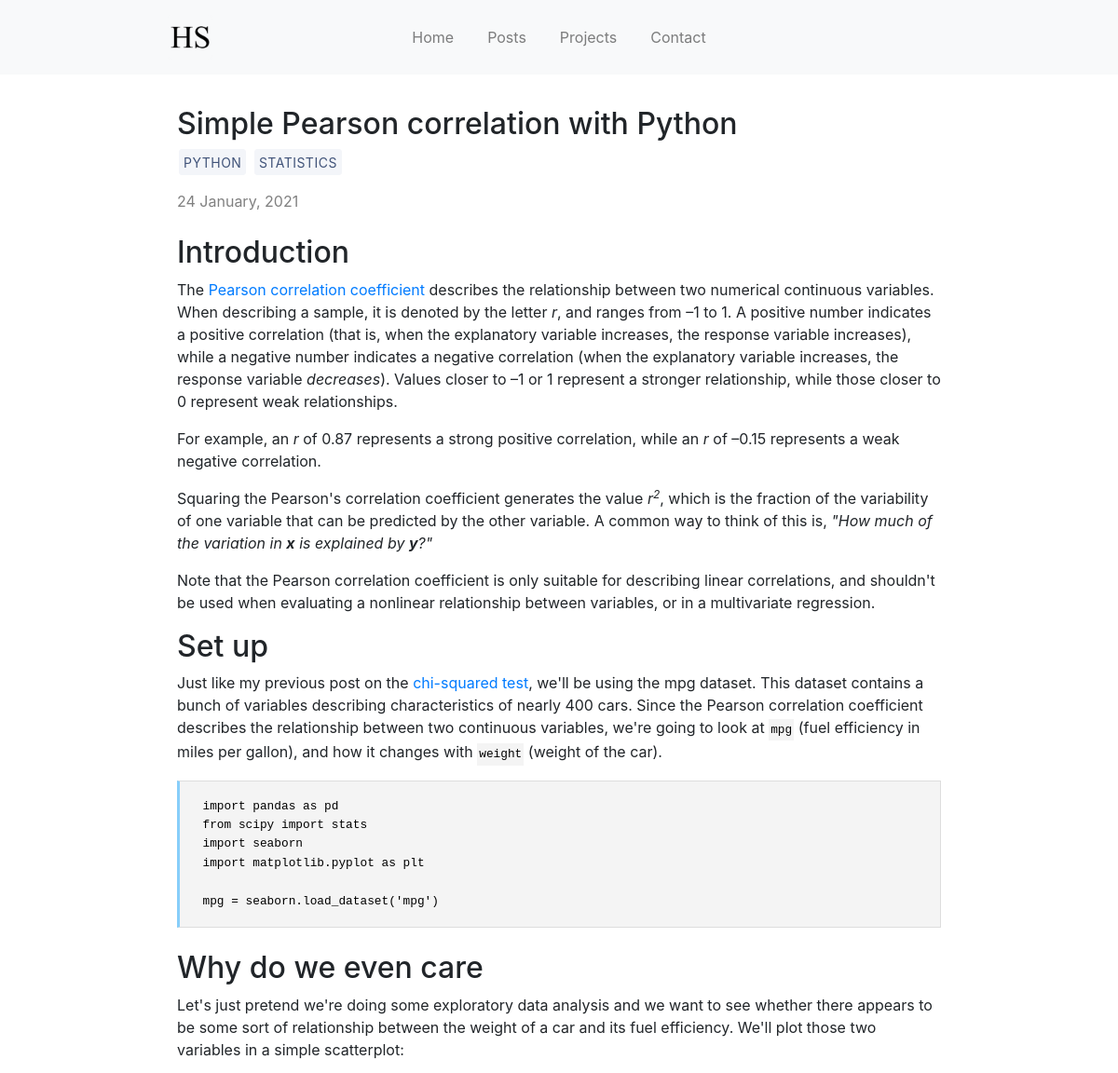
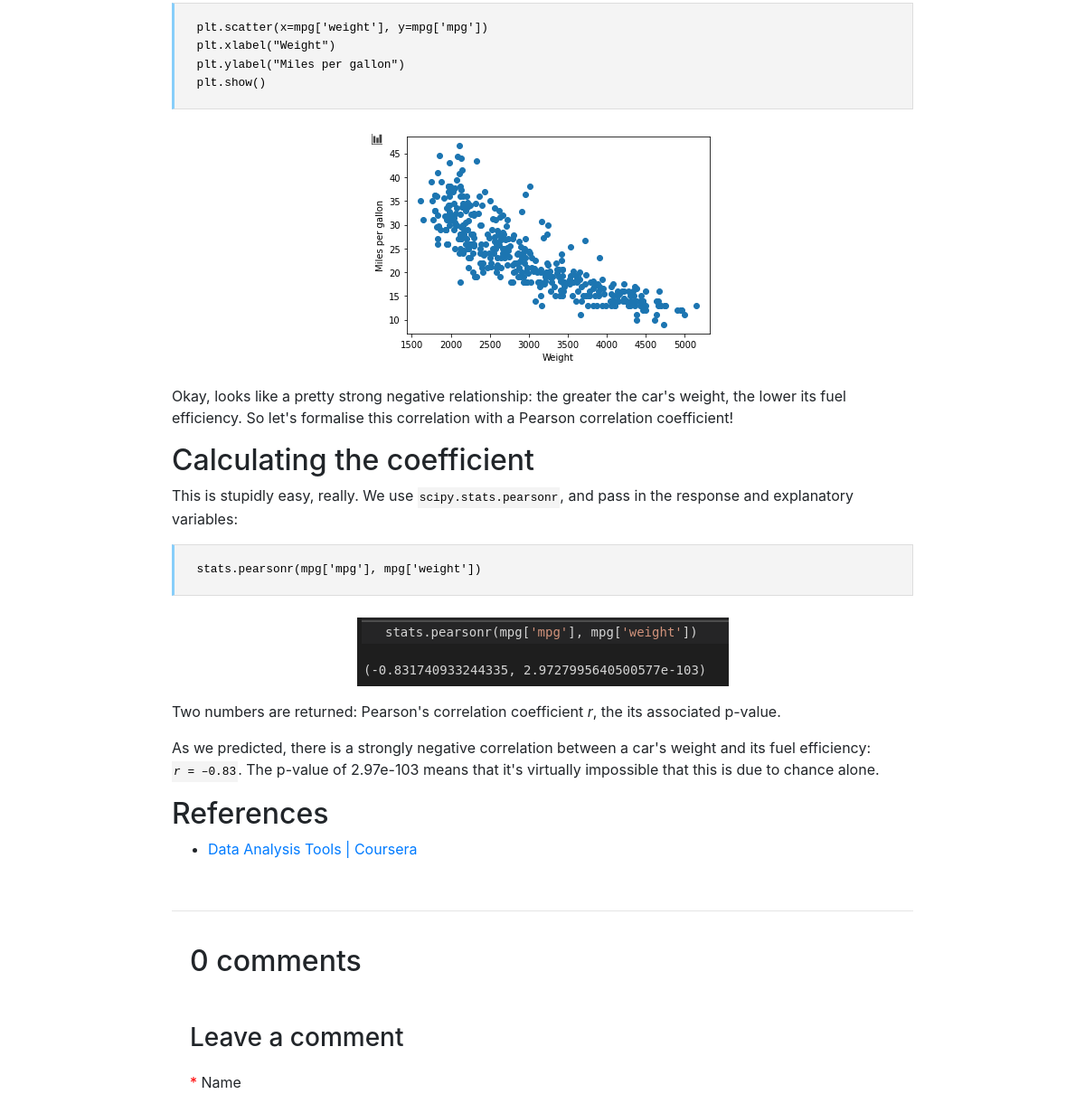
The page /posts/pearson-correlation-python/ (upper part) on the database as committed earlier (2 pictures, top to bottom).
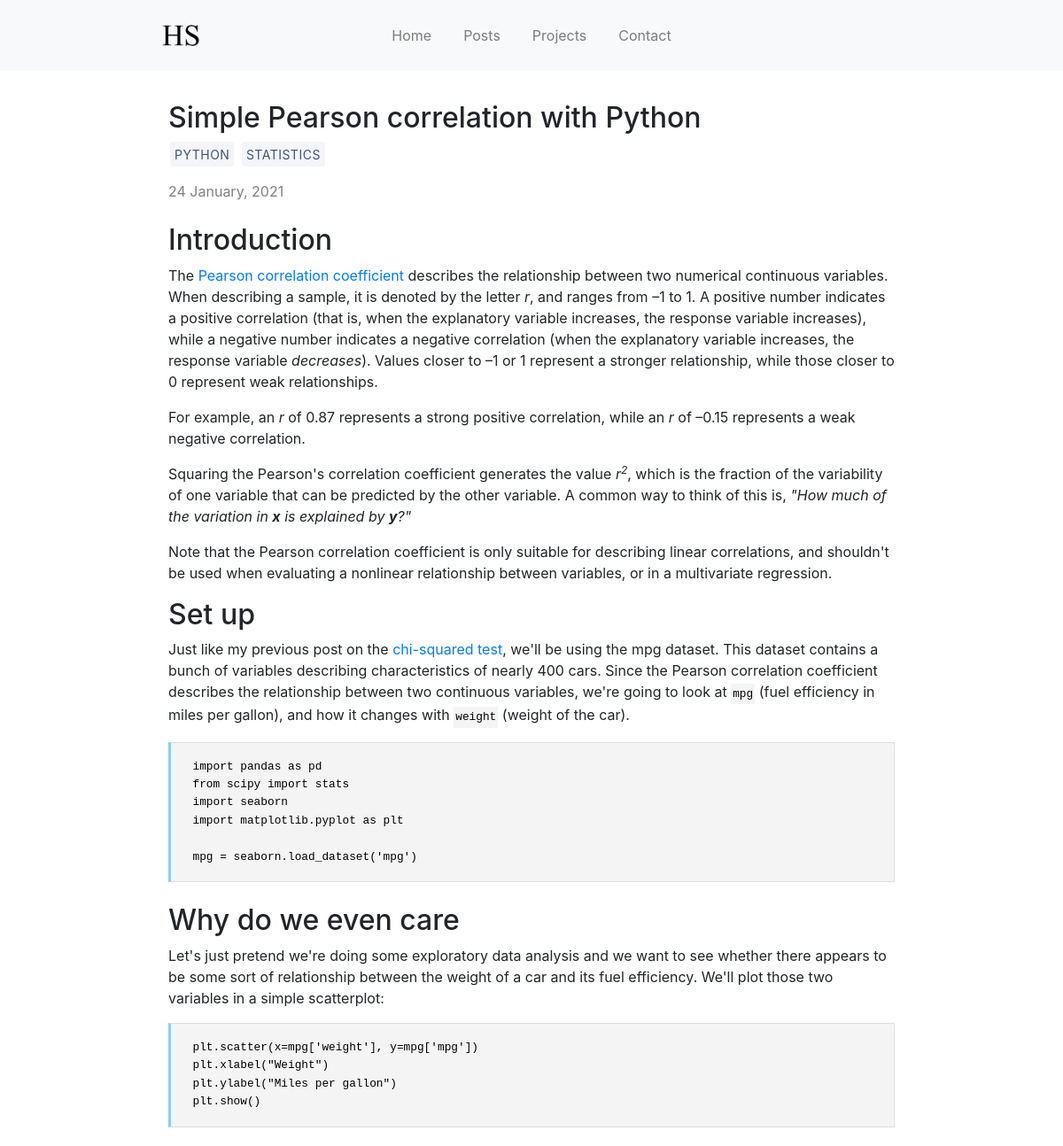
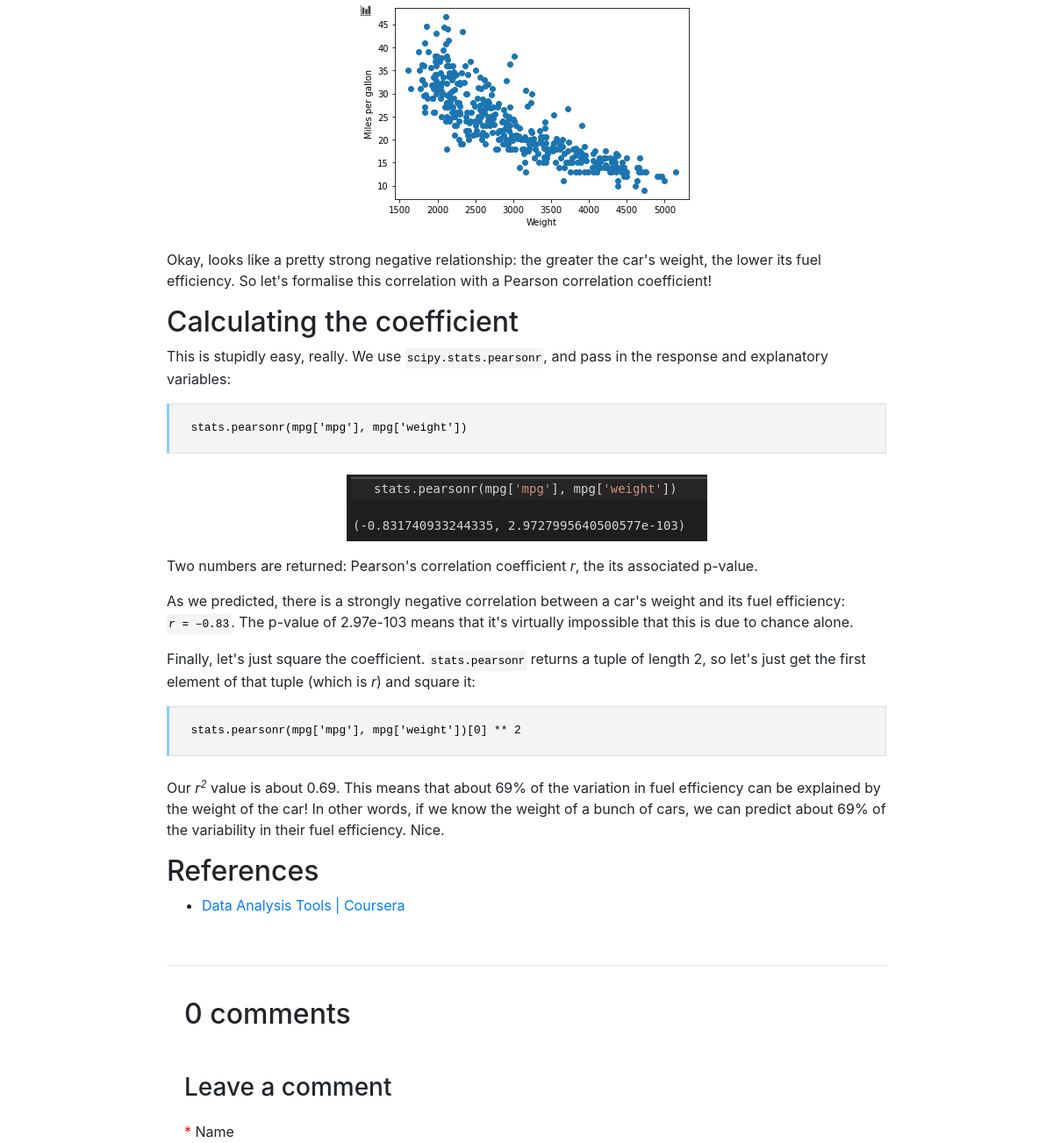
The same page on the database as committed later (2 pictures, top to bottom).
### blog/models.py (models this page shows, shortened)
class BlogPost(models.Model):
    title = models.CharField(max_length=100)
    is_published = models.BooleanField(default=True)
    published_date = models.DateField()
    modified_date = models.DateField(null=True, blank=True)
    slug = models.SlugField(unique=True)
    tags = models.ManyToManyField('Tag', related_name='blog_posts')
    snippet = models.CharField('snippet', max_length=250)
    content = models.TextField()

class Tag(models.Model):
    name = models.CharField(max_length=20)

### blog/views.py (the view)
def detail(request, slug):
    post = BlogPost.objects.get(slug=slug)
    comments = post.comment_set.filter(is_approved=True)
    new_comment = None
    if request.method == 'POST':
        comment_form = CommentForm(request.POST)
        if comment_form.is_valid():
            ''' Begin reCAPTCHA validation '''
            recaptcha_response = request.POST.get('g-recaptcha-response')
            url = 'https://www.google.com/recaptcha/api/siteverify'
            values = {
                'secret': RECAPTCHA_SECRET_KEY,
                'response': recaptcha_response
            }
            data = urllib.parse.urlencode(values).encode()
            req = urllib.request.Request(url, data=data)
            response = urllib.request.urlopen(req)
            result = json.loads(response.read().decode())
            ''' End reCAPTCHA validation '''
            if result['success']:
                new_comment = comment_form.save(commit=False)
                new_comment.post = post
                new_comment.save()
                sender = comment_form.cleaned_data['name']
                email = comment_form.cleaned_data['email']
                message = comment_form.cleaned_data['body']
                send_mail(
                    subject="New comment",
                    message=message,
                    from_email=email,
                    recipient_list=[CONTACT_EMAIL]
                )
                return HttpResponseRedirect('/comment/')
            else:
                messages.error(request, 'Invalid reCAPTCHA. Please try again.')
        else:
            messages.error(request, 'Sorry, the form is invalid.')
    elif request.method == 'GET':
        comment_form = CommentForm()
    context = {
        "post": post,
        "comments": comments,
        "comment_form": comment_form,
        "new_comment": new_comment,
        "RECAPTCHA_SITE_KEY" : RECAPTCHA_SITE_KEY,
    }
    return render(request, 'detail.html', context)

### blog/templates/detail.html (shortened to what this page needs)
{% extends "base.html" %}
{% load static %}
{% block content %}
	<h2>{{ post.title|safe }}</h2>
	<p>
		{% for tag in post.tags.all %}
			<a class="btn" href="{% url 'tag' tag.name %}">
				{{ tag.name }}
			</a>
		{% endfor %}
	</p>
	<p style="color:gray; display:inline;">
		{{ post.published_date|date:"j F, Y" }}
	</p>
	<br />
	<br />
	{{ post.content|safe }}
	<br />
	<hr>
	<div class="card-body">
		<h2>
			{% if comments.count == 1 %}
			{{ comments.count }} comment
			{% else %}
			{{ comments.count }} comments
			{% endif %}
		</h2>
	</div>
		<div class="card-body">
			{% if new_comment %}
				<div class="alert alert-success" role="alert">
					Thanks for leaving a comment! It will be approved shortly.
				</div>
			{% else %}
			<h3>Leave a comment</h3>
			<form method="post" style="margin-top: 1.3em;">
				{{ comment_form.as_p }}
				<br/>
			</form>
			{% endif %}
		</div>
	</div>
{% endblock %}

### blog/templates/base.html (shortened to what this page needs)
{% load static %}
<!doctype html>
<html lang="en">
<head>
    <link rel="stylesheet" href="https://stackpath.bootstrapcdn.com/bootstrap/4.3.1/css/bootstrap.min.css">
    <link rel="stylesheet" type="text/css" href="{% static 'style.css' %}">
</head>
<body style="overflow-x: hidden;">
    <div class="wrapper">
        <nav class="navbar navbar-expand-lg navbar-light bg-light">
            <a class="navbar-brand" style="margin-right:0", href="{% url 'home' %}">
                <img src="{% static 'images/favicon.ico' %}">
            </a>
            <div class="collapse navbar-collapse" id="main-navbar-links">
                <ul class="navbar-nav mx-auto text-md-center text-right">
                    <li class="nav-item">
                        {% url 'home' as url %}
                        <a class="nav-link" href="{{ url }}"{% if request.path == url %} style="font-weight:700;" {% endif %}>Home</a>
                    </li>
                    <li class="nav-item">
                        {% url 'posts' as url %}
                        <a class="nav-link" href="{{ url }}"{% if request.path == url %} style="font-weight:700;" {% endif %}>Posts</a>
                    </li>
                    <li class="nav-item">
                        {% url 'project-index' as url %}
                        <a class="nav-link" href="{{ url }}"{% if request.path == url %} style="font-weight:700;" {% endif %}>Projects</a>
                    </li>
                    <li class="nav-item">
                        {% url 'contact' as url %}
                        <a class="nav-link" href="{{ url }}"{% if request.path == url %} style="font-weight:700;" {% endif %}>Contact</a>
                    </li>
                </ul>
            </div>
        </nav>
        <div id="main">
            <br />
            {% block content %}
            {% endblock content %}
        </div>
</body>
</html>

### static/style.css (style rules this page uses)
#main { padding: 10px; margin-left: 5px; margin-right: 5px; min-height: calc(100vh - 80px - 130px) !important; max-width: 100vw; margin-bottom: 10px; overflow: hidden; }
.navbar { height: 80px; }
@media (min-width: 990px) { #main-navbar-links { padding-right: 48px; } }
@media (min-width: 1001px) and (max-width: 1200px) { #main { margin-left: 15%; margin-right: 15%; min-height: 100vh; } }
@media (min-width: 1001px) and (max-width: 1200px) { .navbar { padding-left: 15%; padding-right: 15%; } }
code { font-family: monospace; color: black; display: inline-block; padding: 2px; background: #f4f4f4; font-size: 0.8rem !important; }
pre { background: #f4f4f4; border: 1px solid #ddd; border-left: 3px solid #87CEFA; color: black; page-break-inside: avoid; font-family: monospace; font-size: 15px; line-height: 1.6; margin-bottom: 1.6em; max-width: inherit; min-width: inherit; overflow: auto; padding: 1em 1.5em; display: block; word-wrap: break-word; }
#main > p > img { padding: 0; display: block; margin: 0 auto; max-height: 100%; max-width: 100%; }
html { position: relative; min-height: 100%; }
li.nav-item { padding: 10px; }
a.btn { background-color: #f3f5f9; border: 1px solid #f3f5f9; border-radius: 3px; color: #405379; font-size: 14px; letter-spacing: .5px; margin: 0 2px; padding: 3px 4px 2px; text-transform: uppercase; white-space: nowrap; }
form label.required:before { color: red; content: "* "; }
#main-navbar-links { background-color: #f8f9fa; }

Rows that differ between the two databases and show on the page:
changed BlogPost "Simple Pearson correlation with Python": content "…due to chance alone. References Data Analysis Tools…" → "…due to chance alone. Finally, let's just square the coefficient. stats.pearsonr returns a tuple of length 2, so let's just get the first element of that tuple (which is r ) and square it: stats.pearsonr(mpg['mpg'], mpg['weight'])[0] ** 2 Our r 2 value is about 0.69. This means that about 69% of the variation in fuel efficiency can be explained by the weight of the car! In other words, if we know the weight of a bunch of cars, we can predict about 69% of the variability in their fuel efficiency. Nice. References Data Analysis Tools…"
